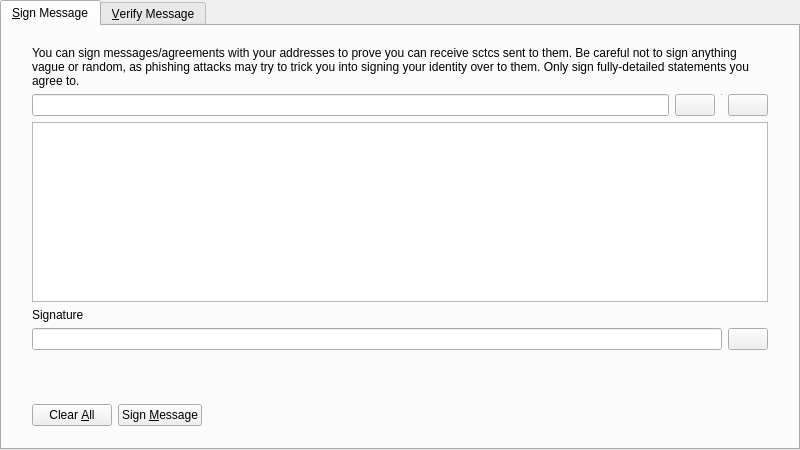
<?xml version="1.0" encoding="UTF-8"?>
<ui version="4.0">
 <class>SignVerifyMessageDialog</class>
 <widget class="QDialog" name="SignVerifyMessageDialog">
  <property name="geometry">
   <rect>
    <x>0</x>
    <y>0</y>
    <width>800</width>
    <height>450</height>
   </rect>
  </property>
  <property name="windowTitle">
   <string>Signatures - Sign / Verify a Message</string>
  </property>
  <property name="modal">
   <bool>true</bool>
  </property>
  <layout class="QVBoxLayout" name="verticalLayout">
   <property name="leftMargin">
    <number>0</number>
   </property>
   <property name="topMargin">
    <number>0</number>
   </property>
   <property name="rightMargin">
    <number>0</number>
   </property>
   <property name="bottomMargin">
    <number>0</number>
   </property>
   <item>
    <widget class="QTabWidget" name="tabWidget">
     <property name="currentIndex">
      <number>0</number>
     </property>
     <widget class="QWidget" name="tabSignMessage">
      <attribute name="title">
       <string>&amp;Sign Message</string>
      </attribute>
      <layout class="QVBoxLayout" name="verticalLayout_SM">
       <property name="leftMargin">
        <number>0</number>
       </property>
       <property name="topMargin">
        <number>0</number>
       </property>
       <property name="rightMargin">
        <number>0</number>
       </property>
       <property name="bottomMargin">
        <number>0</number>
       </property>
       <item>
        <layout class="QVBoxLayout" name="verticalLayout_3">
         <property name="leftMargin">
          <number>30</number>
         </property>
         <property name="topMargin">
          <number>20</number>
         </property>
         <property name="rightMargin">
          <number>30</number>
         </property>
         <property name="bottomMargin">
          <number>20</number>
         </property>
         <item>
          <widget class="QLabel" name="infoLabel_SM">
           <property name="text">
            <string>You can sign messages/agreements with your addresses to prove you can receive sctcs sent to them. Be careful not to sign anything vague or random, as phishing attacks may try to trick you into signing your identity over to them. Only sign fully-detailed statements you agree to.</string>
           </property>
           <property name="textFormat">
            <enum>Qt::PlainText</enum>
           </property>
           <property name="wordWrap">
            <bool>true</bool>
           </property>
          </widget>
         </item>
         <item>
          <layout class="QHBoxLayout" name="horizontalLayout_1_SM">
           <property name="spacing">
            <number>6</number>
           </property>
           <item>
            <widget class="QValidatedLineEdit" name="addressIn_SM">
             <property name="toolTip">
              <string>The Sctc address to sign the message with</string>
             </property>
            </widget>
           </item>
           <item>
            <widget class="QPushButton" name="addressBookButton_SM">
             <property name="toolTip">
              <string>Choose previously used address</string>
             </property>
             <property name="text">
              <string/>
             </property>
             <property name="icon">
              <iconset resource="../bitcoin.qrc">
               <normaloff>:/icons/address-book</normaloff>:/icons/address-book</iconset>
             </property>
             <property name="shortcut">
              <string>Alt+A</string>
             </property>
             <property name="autoDefault">
              <bool>false</bool>
             </property>
            </widget>
           </item>
           <item>
            <widget class="Line" name="vLine">
             <property name="maximumSize">
              <size>
               <width>1</width>
               <height>22</height>
              </size>
             </property>
             <property name="orientation">
              <enum>Qt::Vertical</enum>
             </property>
            </widget>
           </item>
           <item>
            <widget class="QPushButton" name="pasteButton_SM">
             <property name="toolTip">
              <string>Paste address from clipboard</string>
             </property>
             <property name="text">
              <string/>
             </property>
             <property name="icon">
              <iconset resource="../bitcoin.qrc">
               <normaloff>:/icons/editpaste</normaloff>:/icons/editpaste</iconset>
             </property>
             <property name="shortcut">
              <string>Alt+P</string>
             </property>
             <property name="autoDefault">
              <bool>false</bool>
             </property>
            </widget>
           </item>
          </layout>
         </item>
         <item>
          <widget class="QPlainTextEdit" name="messageIn_SM">
           <property name="toolTip">
            <string>Enter the message you want to sign here</string>
           </property>
          </widget>
         </item>
         <item>
          <widget class="QLabel" name="signatureLabel_SM">
           <property name="text">
            <string>Signature</string>
           </property>
           <property name="textFormat">
            <enum>Qt::PlainText</enum>
           </property>
          </widget>
         </item>
         <item>
          <layout class="QHBoxLayout" name="horizontalLayout_2_SM">
           <property name="spacing">
            <number>6</number>
           </property>
           <item>
            <widget class="QLineEdit" name="signatureOut_SM">
             <property name="font">
              <font>
               <italic>true</italic>
              </font>
             </property>
             <property name="readOnly">
              <bool>true</bool>
             </property>
            </widget>
           </item>
           <item>
            <widget class="QPushButton" name="copySignatureButton_SM">
             <property name="toolTip">
              <string>Copy the current signature to the system clipboard</string>
             </property>
             <property name="text">
              <string/>
             </property>
             <property name="icon">
              <iconset resource="../bitcoin.qrc">
               <normaloff>:/icons/editcopy</normaloff>:/icons/editcopy</iconset>
             </property>
             <property name="autoDefault">
              <bool>false</bool>
             </property>
            </widget>
           </item>
          </layout>
         </item>
        </layout>
       </item>
       <item>
        <widget class="QWidget" name="buttonsContainerWhite" native="true">
         <layout class="QHBoxLayout" name="horizontalLayout">
          <property name="leftMargin">
           <number>30</number>
          </property>
          <property name="topMargin">
           <number>15</number>
          </property>
          <property name="rightMargin">
           <number>30</number>
          </property>
          <item>
           <widget class="QPushButton" name="clearButton_SM">
            <property name="toolTip">
             <string>Reset all sign message fields</string>
            </property>
            <property name="text">
             <string>Clear &amp;All</string>
            </property>
            <property name="icon">
             <iconset resource="../bitcoin.qrc">
              <normaloff>:/icons/remove</normaloff>:/icons/remove</iconset>
            </property>
            <property name="autoDefault">
             <bool>false</bool>
            </property>
           </widget>
          </item>
          <item>
           <widget class="QPushButton" name="signMessageButton_SM">
            <property name="toolTip">
             <string>Sign the message to prove you own this Sctc address</string>
            </property>
            <property name="text">
             <string>Sign &amp;Message</string>
            </property>
            <property name="icon">
             <iconset resource="../bitcoin.qrc">
              <normaloff>:/icons/edit</normaloff>:/icons/edit</iconset>
            </property>
            <property name="autoDefault">
             <bool>false</bool>
            </property>
           </widget>
          </item>
          <item>
           <spacer name="horizontalSpacer_1_SM">
            <property name="orientation">
             <enum>Qt::Horizontal</enum>
            </property>
            <property name="sizeHint" stdset="0">
             <size>
              <width>40</width>
              <height>48</height>
             </size>
            </property>
           </spacer>
          </item>
          <item>
           <widget class="QLabel" name="statusLabel_SM">
            <property name="font">
             <font>
              <weight>75</weight>
              <bold>true</bold>
             </font>
            </property>
            <property name="text">
             <string/>
            </property>
            <property name="wordWrap">
             <bool>true</bool>
            </property>
           </widget>
          </item>
          <item>
           <spacer name="horizontalSpacer_2_SM">
            <property name="orientation">
             <enum>Qt::Horizontal</enum>
            </property>
            <property name="sizeHint" stdset="0">
             <size>
              <width>40</width>
              <height>48</height>
             </size>
            </property>
           </spacer>
          </item>
         </layout>
        </widget>
       </item>
      </layout>
     </widget>
     <widget class="QWidget" name="tabVerifyMessage">
      <attribute name="title">
       <string>&amp;Verify Message</string>
      </attribute>
      <layout class="QVBoxLayout" name="verticalLayout_VM">
       <property name="leftMargin">
        <number>0</number>
       </property>
       <property name="topMargin">
        <number>0</number>
       </property>
       <property name="rightMargin">
        <number>0</number>
       </property>
       <property name="bottomMargin">
        <number>0</number>
       </property>
       <item>
        <layout class="QVBoxLayout" name="verticalLayout_2">
         <property name="leftMargin">
          <number>30</number>
         </property>
         <property name="topMargin">
          <number>20</number>
         </property>
         <property name="rightMargin">
          <number>30</number>
         </property>
         <property name="bottomMargin">
          <number>20</number>
         </property>
         <item>
          <widget class="QLabel" name="infoLabel_VM">
           <property name="text">
            <string>Enter the receiver's address, message (ensure you copy line breaks, spaces, tabs, etc. exactly) and signature below to verify the message. Be careful not to read more into the signature than what is in the signed message itself, to avoid being tricked by a man-in-the-middle attack. Note that this only proves the signing party receives with the address, it cannot prove sendership of any transaction!</string>
           </property>
           <property name="textFormat">
            <enum>Qt::PlainText</enum>
           </property>
           <property name="alignment">
            <set>Qt::AlignLeading|Qt::AlignLeft|Qt::AlignTop</set>
           </property>
           <property name="wordWrap">
            <bool>true</bool>
           </property>
          </widget>
         </item>
         <item>
          <layout class="QHBoxLayout" name="horizontalLayout_1_VM">
           <property name="spacing">
            <number>6</number>
           </property>
           <item>
            <widget class="QValidatedLineEdit" name="addressIn_VM">
             <property name="toolTip">
              <string>The Sctc address the message was signed with</string>
             </property>
            </widget>
           </item>
           <item>
            <widget class="QPushButton" name="addressBookButton_VM">
             <property name="toolTip">
              <string>Choose previously used address</string>
             </property>
             <property name="text">
              <string/>
             </property>
             <property name="icon">
              <iconset resource="../bitcoin.qrc">
               <normaloff>:/icons/address-book</normaloff>:/icons/address-book</iconset>
             </property>
             <property name="shortcut">
              <string>Alt+A</string>
             </property>
             <property name="autoDefault">
              <bool>false</bool>
             </property>
            </widget>
           </item>
          </layout>
         </item>
         <item>
          <widget class="QPlainTextEdit" name="messageIn_VM"/>
         </item>
         <item>
          <widget class="QValidatedLineEdit" name="signatureIn_VM"/>
         </item>
        </layout>
       </item>
       <item>
        <widget class="QWidget" name="buttonsContainerWhite_" native="true">
         <layout class="QHBoxLayout" name="horizontalLayout_2">
          <property name="leftMargin">
           <number>30</number>
          </property>
          <property name="topMargin">
           <number>15</number>
          </property>
          <property name="rightMargin">
           <number>30</number>
          </property>
          <item>
           <widget class="QPushButton" name="clearButton_VM">
            <property name="toolTip">
             <string>Reset all verify message fields</string>
            </property>
            <property name="text">
             <string>Clear &amp;All</string>
            </property>
            <property name="icon">
             <iconset resource="../bitcoin.qrc">
              <normaloff>:/icons/remove</normaloff>:/icons/remove</iconset>
            </property>
            <property name="autoDefault">
             <bool>false</bool>
            </property>
           </widget>
          </item>
          <item>
           <widget class="QPushButton" name="verifyMessageButton_VM">
            <property name="toolTip">
             <string>Verify the message to ensure it was signed with the specified Sctc address</string>
            </property>
            <property name="text">
             <string>Verify &amp;Message</string>
            </property>
            <property name="icon">
             <iconset resource="../bitcoin.qrc">
              <normaloff>:/icons/transaction_0</normaloff>:/icons/transaction_0</iconset>
            </property>
            <property name="autoDefault">
             <bool>false</bool>
            </property>
           </widget>
          </item>
          <item>
           <spacer name="horizontalSpacer_1_VM">
            <property name="orientation">
             <enum>Qt::Horizontal</enum>
            </property>
            <property name="sizeHint" stdset="0">
             <size>
              <width>40</width>
              <height>48</height>
             </size>
            </property>
           </spacer>
          </item>
          <item>
           <widget class="QLabel" name="statusLabel_VM">
            <property name="font">
             <font>
              <weight>75</weight>
              <bold>true</bold>
             </font>
            </property>
            <property name="text">
             <string/>
            </property>
            <property name="wordWrap">
             <bool>true</bool>
            </property>
           </widget>
          </item>
          <item>
           <spacer name="horizontalSpacer_2_VM">
            <property name="orientation">
             <enum>Qt::Horizontal</enum>
            </property>
            <property name="sizeHint" stdset="0">
             <size>
              <width>40</width>
              <height>48</height>
             </size>
            </property>
           </spacer>
          </item>
         </layout>
        </widget>
       </item>
      </layout>
     </widget>
    </widget>
   </item>
  </layout>
 </widget>
 <customwidgets>
  <customwidget>
   <class>QValidatedLineEdit</class>
   <extends>QLineEdit</extends>
   <header>qvalidatedlineedit.h</header>
  </customwidget>
 </customwidgets>
 <resources>
  <include location="../bitcoin.qrc"/>
 </resources>
 <connections/>
</ui>
